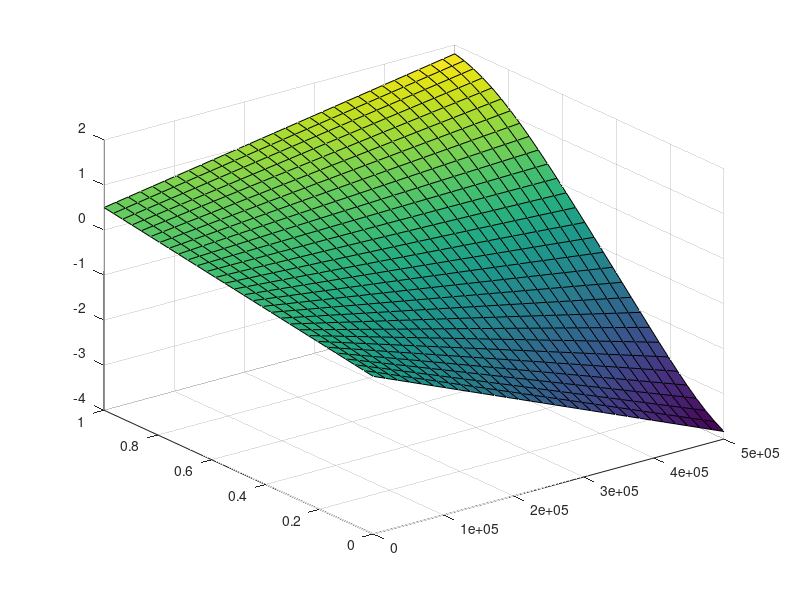

Write the MATLAB code that produced this figure.
%plotGravRes

s0 = 0.5;
g1 = -1e-5; g2 = norm(g1);
pv = 500;
mw = 500; mo = 150;

muw = 0.001; muo = 0.001;
mobw = @(s)s.^2/muw;
mobo = @(s)(1-s).^2/muo;

s = linspace(0,1,30);
dtv = linspace(0,500000,30);

rimpl=@(s,s0,dtpv,g1,g2,mw,mo)s-s0-dtpv*(g1*mo*mobw(s)./(mobw(s)+mo)+g2*mw*mobo(s)./(mobo(s)+mw));

R = zeros(length(s),length(dtv));

for i = 1:length(dtv)
    R(:,i) = rimpl(s,s0,dtv(i)/pv,g1,g2,mw,mo);
end

surf(dtv,s,R);
shading faceted
%{
for i = 1:length(s)
    for j = 1:length(dtv)
        disp(sprintf('%2.5g, %2.5g, %2.5g',dtv(j),s(i),R(i,j)))
    end
    disp(sprintf(''))
end
%}